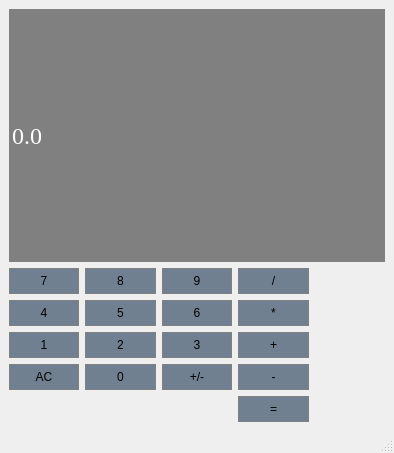
<?xml version="1.0" encoding="UTF-8"?>
<ui version="4.0">
 <class>Calculator</class>
 <widget class="QMainWindow" name="Calculator">
  <property name="geometry">
   <rect>
    <x>0</x>
    <y>0</y>
    <width>394</width>
    <height>453</height>
   </rect>
  </property>
  <property name="windowTitle">
   <string>Calculator</string>
  </property>
  <widget class="QWidget" name="centralwidget">
   <layout class="QGridLayout" name="gridLayout">
    <item row="4" column="0">
     <widget class="QPushButton" name="Button4">
      <property name="sizePolicy">
       <sizepolicy hsizetype="Preferred" vsizetype="Preferred">
        <horstretch>0</horstretch>
        <verstretch>0</verstretch>
       </sizepolicy>
      </property>
      <property name="styleSheet">
       <string notr="true">QPushButton {
	background-color: #708090;
	border: 1px solid gray;
	padding: 5px;
}

QPushButton:pressed {
	background-color: #A9A9A9;
	border: 1px solid gray;
	padding: 5px;
}
</string>
      </property>
      <property name="text">
       <string>4</string>
      </property>
     </widget>
    </item>
    <item row="4" column="2">
     <widget class="QPushButton" name="Button6">
      <property name="sizePolicy">
       <sizepolicy hsizetype="Preferred" vsizetype="Preferred">
        <horstretch>0</horstretch>
        <verstretch>0</verstretch>
       </sizepolicy>
      </property>
      <property name="styleSheet">
       <string notr="true">QPushButton {
	background-color: #708090;
	border: 1px solid gray;
	padding: 5px;
}

QPushButton:pressed {
	background-color: #A9A9A9;
	border: 1px solid gray;
	padding: 5px;
}
</string>
      </property>
      <property name="text">
       <string>6</string>
      </property>
     </widget>
    </item>
    <item row="4" column="3">
     <widget class="QPushButton" name="Multiply">
      <property name="sizePolicy">
       <sizepolicy hsizetype="Preferred" vsizetype="Preferred">
        <horstretch>0</horstretch>
        <verstretch>0</verstretch>
       </sizepolicy>
      </property>
      <property name="styleSheet">
       <string notr="true">QPushButton {
	background-color: #708090;
	border: 1px solid gray;
	padding: 5px;
}

QPushButton:pressed {
	background-color: #A9A9A9;
	border: 1px solid gray;
	padding: 5px;
}
</string>
      </property>
      <property name="text">
       <string>*</string>
      </property>
     </widget>
    </item>
    <item row="8" column="3">
     <widget class="QPushButton" name="Subtract">
      <property name="sizePolicy">
       <sizepolicy hsizetype="Preferred" vsizetype="Preferred">
        <horstretch>0</horstretch>
        <verstretch>0</verstretch>
       </sizepolicy>
      </property>
      <property name="styleSheet">
       <string notr="true">QPushButton {
	background-color: #708090;
	border: 1px solid gray;
	padding: 5px;
}

QPushButton:pressed {
	background-color: #A9A9A9;
	border: 1px solid gray;
	padding: 5px;
}
</string>
      </property>
      <property name="text">
       <string>-</string>
      </property>
     </widget>
    </item>
    <item row="6" column="0">
     <widget class="QPushButton" name="Button1">
      <property name="sizePolicy">
       <sizepolicy hsizetype="Preferred" vsizetype="Preferred">
        <horstretch>0</horstretch>
        <verstretch>0</verstretch>
       </sizepolicy>
      </property>
      <property name="styleSheet">
       <string notr="true">QPushButton {
	background-color: #708090;
	border: 1px solid gray;
	padding: 5px;
}

QPushButton:pressed {
	background-color: #A9A9A9;
	border: 1px solid gray;
	padding: 5px;
}
</string>
      </property>
      <property name="text">
       <string>1</string>
      </property>
     </widget>
    </item>
    <item row="6" column="3">
     <widget class="QPushButton" name="Add">
      <property name="sizePolicy">
       <sizepolicy hsizetype="Preferred" vsizetype="Preferred">
        <horstretch>0</horstretch>
        <verstretch>0</verstretch>
       </sizepolicy>
      </property>
      <property name="styleSheet">
       <string notr="true">QPushButton {
	background-color: #708090;
	border: 1px solid gray;
	padding: 5px;
}

QPushButton:pressed {
	background-color: #A9A9A9;
	border: 1px solid gray;
	padding: 5px;
}
</string>
      </property>
      <property name="text">
       <string>+</string>
      </property>
     </widget>
    </item>
    <item row="8" column="0">
     <widget class="QPushButton" name="Clear">
      <property name="sizePolicy">
       <sizepolicy hsizetype="Preferred" vsizetype="Preferred">
        <horstretch>0</horstretch>
        <verstretch>0</verstretch>
       </sizepolicy>
      </property>
      <property name="styleSheet">
       <string notr="true">QPushButton {
	background-color: #708090;
	border: 1px solid gray;
	padding: 5px;
}

QPushButton:pressed {
	background-color: #A9A9A9;
	border: 1px solid gray;
	padding: 5px;
}
</string>
      </property>
      <property name="text">
       <string>AC</string>
      </property>
     </widget>
    </item>
    <item row="2" column="1">
     <widget class="QPushButton" name="Button8">
      <property name="sizePolicy">
       <sizepolicy hsizetype="Preferred" vsizetype="Preferred">
        <horstretch>0</horstretch>
        <verstretch>0</verstretch>
       </sizepolicy>
      </property>
      <property name="styleSheet">
       <string notr="true">QPushButton {
	background-color: #708090;
	border: 1px solid gray;
	padding: 5px;
}

QPushButton:pressed {
	background-color: #A9A9A9;
	border: 1px solid gray;
	padding: 5px;
}
</string>
      </property>
      <property name="text">
       <string>8</string>
      </property>
     </widget>
    </item>
    <item row="6" column="2">
     <widget class="QPushButton" name="Button3">
      <property name="sizePolicy">
       <sizepolicy hsizetype="Preferred" vsizetype="Preferred">
        <horstretch>0</horstretch>
        <verstretch>0</verstretch>
       </sizepolicy>
      </property>
      <property name="styleSheet">
       <string notr="true">QPushButton {
	background-color: #708090;
	border: 1px solid gray;
	padding: 5px;
}

QPushButton:pressed {
	background-color: #A9A9A9;
	border: 1px solid gray;
	padding: 5px;
}
</string>
      </property>
      <property name="text">
       <string>3</string>
      </property>
     </widget>
    </item>
    <item row="0" column="0" colspan="5">
     <widget class="QLineEdit" name="Display">
      <property name="sizePolicy">
       <sizepolicy hsizetype="Preferred" vsizetype="Expanding">
        <horstretch>0</horstretch>
        <verstretch>0</verstretch>
       </sizepolicy>
      </property>
      <property name="font">
       <font>
        <family>Times New Roman</family>
        <pointsize>18</pointsize>
       </font>
      </property>
      <property name="styleSheet">
       <string notr="true">QLineEdit {
	background-color: #808080;
	border: 1px solid gray;
	color: #ffffff;
}</string>
      </property>
      <property name="text">
       <string>0.0</string>
      </property>
     </widget>
    </item>
    <item row="2" column="2">
     <widget class="QPushButton" name="Button9">
      <property name="sizePolicy">
       <sizepolicy hsizetype="Preferred" vsizetype="Preferred">
        <horstretch>0</horstretch>
        <verstretch>0</verstretch>
       </sizepolicy>
      </property>
      <property name="styleSheet">
       <string notr="true">QPushButton {
	background-color: #708090;
	border: 1px solid gray;
	padding: 5px;
}

QPushButton:pressed {
	background-color: #A9A9A9;
	border: 1px solid gray;
	padding: 5px;
}
</string>
      </property>
      <property name="text">
       <string>9</string>
      </property>
     </widget>
    </item>
    <item row="4" column="1">
     <widget class="QPushButton" name="Button5">
      <property name="sizePolicy">
       <sizepolicy hsizetype="Preferred" vsizetype="Preferred">
        <horstretch>0</horstretch>
        <verstretch>0</verstretch>
       </sizepolicy>
      </property>
      <property name="styleSheet">
       <string notr="true">QPushButton {
	background-color: #708090;
	border: 1px solid gray;
	padding: 5px;
}

QPushButton:pressed {
	background-color: #A9A9A9;
	border: 1px solid gray;
	padding: 5px;
}
</string>
      </property>
      <property name="text">
       <string>5</string>
      </property>
     </widget>
    </item>
    <item row="2" column="3">
     <widget class="QPushButton" name="Divide">
      <property name="sizePolicy">
       <sizepolicy hsizetype="Preferred" vsizetype="Preferred">
        <horstretch>0</horstretch>
        <verstretch>0</verstretch>
       </sizepolicy>
      </property>
      <property name="styleSheet">
       <string notr="true">QPushButton {
	background-color: #708090;
	border: 1px solid gray;
	padding: 5px;
}

QPushButton:pressed {
	background-color: #A9A9A9;
	border: 1px solid gray;
	padding: 5px;
}
</string>
      </property>
      <property name="text">
       <string>/</string>
      </property>
     </widget>
    </item>
    <item row="6" column="1">
     <widget class="QPushButton" name="Button2">
      <property name="sizePolicy">
       <sizepolicy hsizetype="Preferred" vsizetype="Preferred">
        <horstretch>0</horstretch>
        <verstretch>0</verstretch>
       </sizepolicy>
      </property>
      <property name="styleSheet">
       <string notr="true">QPushButton {
	background-color: #708090;
	border: 1px solid gray;
	padding: 5px;
}

QPushButton:pressed {
	background-color: #A9A9A9;
	border: 1px solid gray;
	padding: 5px;
}
</string>
      </property>
      <property name="text">
       <string>2</string>
      </property>
     </widget>
    </item>
    <item row="8" column="2">
     <widget class="QPushButton" name="ChangeSign">
      <property name="sizePolicy">
       <sizepolicy hsizetype="Preferred" vsizetype="Preferred">
        <horstretch>0</horstretch>
        <verstretch>0</verstretch>
       </sizepolicy>
      </property>
      <property name="styleSheet">
       <string notr="true">QPushButton {
	background-color: #708090;
	border: 1px solid gray;
	padding: 5px;
}

QPushButton:pressed {
	background-color: #A9A9A9;
	border: 1px solid gray;
	padding: 5px;
}
</string>
      </property>
      <property name="text">
       <string>+/-</string>
      </property>
     </widget>
    </item>
    <item row="2" column="0">
     <widget class="QPushButton" name="Button7">
      <property name="sizePolicy">
       <sizepolicy hsizetype="Preferred" vsizetype="Preferred">
        <horstretch>0</horstretch>
        <verstretch>0</verstretch>
       </sizepolicy>
      </property>
      <property name="styleSheet">
       <string notr="true">QPushButton {
	background-color: #708090;
	border: 1px solid gray;
	padding: 5px;
}

QPushButton:pressed {
	background-color: #A9A9A9;
	border: 1px solid gray;
	padding: 5px;
}
</string>
      </property>
      <property name="text">
       <string>7</string>
      </property>
     </widget>
    </item>
    <item row="8" column="1">
     <widget class="QPushButton" name="Button0">
      <property name="sizePolicy">
       <sizepolicy hsizetype="Preferred" vsizetype="Preferred">
        <horstretch>0</horstretch>
        <verstretch>0</verstretch>
       </sizepolicy>
      </property>
      <property name="styleSheet">
       <string notr="true">QPushButton {
	background-color: #708090;
	border: 1px solid gray;
	padding: 5px;
}

QPushButton:pressed {
	background-color: #A9A9A9;
	border: 1px solid gray;
	padding: 5px;
}
</string>
      </property>
      <property name="text">
       <string>0</string>
      </property>
     </widget>
    </item>
    <item row="9" column="3">
     <widget class="QPushButton" name="Equals">
      <property name="sizePolicy">
       <sizepolicy hsizetype="Preferred" vsizetype="Preferred">
        <horstretch>0</horstretch>
        <verstretch>0</verstretch>
       </sizepolicy>
      </property>
      <property name="styleSheet">
       <string notr="true">QPushButton {
	background-color: #708090;
	border: 1px solid gray;
	padding: 5px;
}

QPushButton:pressed {
	background-color: #A9A9A9;
	border: 1px solid gray;
	padding: 5px;
}
</string>
      </property>
      <property name="text">
       <string>=</string>
      </property>
     </widget>
    </item>
   </layout>
  </widget>
  <widget class="QMenuBar" name="menubar">
   <property name="geometry">
    <rect>
     <x>0</x>
     <y>0</y>
     <width>394</width>
     <height>26</height>
    </rect>
   </property>
  </widget>
  <widget class="QStatusBar" name="statusbar"/>
 </widget>
 <resources/>
 <connections/>
</ui>
